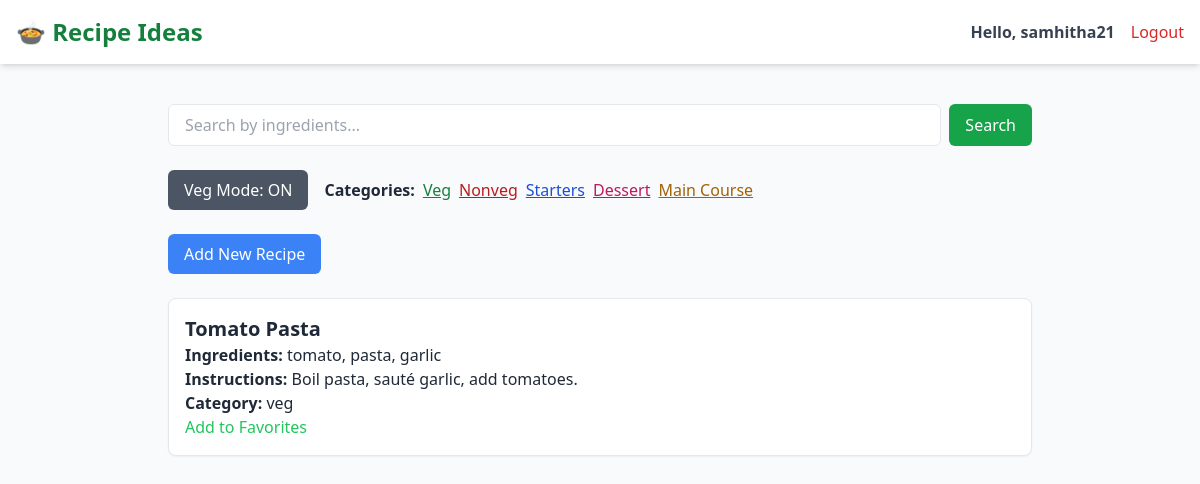
The page /recipes?category=veg (signed in) on the database its author committed.
### tables this page shows
CREATE TABLE users (
        id INTEGER PRIMARY KEY AUTOINCREMENT,
        username TEXT UNIQUE NOT NULL,
        password_hash TEXT NOT NULL
    );

CREATE TABLE recipes (
        id INTEGER PRIMARY KEY AUTOINCREMENT,
        title TEXT NOT NULL,
        ingredients TEXT NOT NULL,
        instructions TEXT NOT NULL,
        category TEXT NOT NULL
    );

### app.py (the view)
@app.route('/recipes', methods=['GET'])
@login_required
def show_recipes():
    query = request.args.get('search')
    category = request.args.get('category')
    conn = sqlite3.connect('recipes.db')
    cursor = conn.cursor()
    if query:
        cursor.execute("SELECT * FROM recipes WHERE ingredients LIKE ?", ('%' + query + '%',))
    elif category:
        cursor.execute("SELECT * FROM recipes WHERE LOWER(category) = LOWER(?)", (category,))
    else:
        cursor.execute("SELECT * FROM recipes")
    recipes = cursor.fetchall()
    conn.close()
    return render_template(
        'recipes.html',
        recipes=recipes,
        search=query,
        active_category=category,
        favorites=session.get('favorites', [])
    )

### app.py (called while the page is built)
@login_manager.user_loader
def load_user(user_id):
    conn = sqlite3.connect('recipes.db')
    cursor = conn.cursor()
    cursor.execute("SELECT id, username, password_hash FROM users WHERE id = ?", (user_id,))
    user = cursor.fetchone()
    conn.close()
    if user:
        return User(*user)
    return None

### templates/recipes.html (shortened to what this page needs)
<!DOCTYPE html>
<html lang="en">
<head>
    <script src="https://cdn.tailwindcss.com"></script>
</head>
<body class="bg-gray-50 text-gray-800">
    <nav class="bg-white shadow-md p-4 flex justify-between items-center mb-6">
        <h1 class="text-2xl font-bold text-green-700">🍲 Recipe Ideas</h1>
        <div class="flex items-center gap-4">
            {% if current_user.is_authenticated %}
                <span class="font-semibold text-gray-700">Hello, {{ current_user.username }}</span>
                <a href="{{ url_for('logout') }}" class="text-red-600 hover:underline">Logout</a>
            {% else %}
                <a href="{{ url_for('login') }}" class="text-blue-600 hover:underline">Login</a>
                <a href="{{ url_for('register') }}" class="text-blue-600 hover:underline">Register</a>
            {% endif %}
        </div>
    </nav>
    <div class="max-w-4xl mx-auto p-4">
        <form method="get" class="mb-6 flex gap-2">
            <input type="text" name="search" value="{{ search or '' }}" placeholder="Search by ingredients..." class="border px-4 py-2 rounded-md w-full">
            <button type="submit" class="bg-green-600 text-white px-4 py-2 rounded-md">Search</button>
        </form>
        <div class="flex flex-wrap gap-4 mb-6">
            {% if active_category == 'veg' %}
                <a href="/recipes" class="bg-gray-600 text-white px-4 py-2 rounded-md">Veg Mode: ON</a>
            {% else %}
                <a href="/recipes?category=veg" class="bg-green-600 text-white px-4 py-2 rounded-md">Veg Mode: OFF</a>
            {% endif %}
            <div class="flex flex-wrap gap-2 items-center">
                <span class="font-semibold">Categories:</span>
                <a href="/recipes?category=veg" class="text-green-700 underline">Veg</a>
                <a href="/recipes?category=nonveg" class="text-red-700 underline">Nonveg</a>
                <a href="/recipes?category=starters" class="text-blue-700 underline">Starters</a>
                <a href="/recipes?category=dessert" class="text-pink-700 underline">Dessert</a>
                <a href="/recipes?category=maincourse" class="text-yellow-700 underline">Main Course</a>
            </div>
        </div>
        <a href="/add" class="bg-blue-500 text-white px-4 py-2 rounded-md mb-6 inline-block">Add New Recipe</a>
        {% if recipes %}
            <ul class="space-y-4">
                {% for recipe in recipes %}
                    <li class="p-4 border rounded-lg shadow-sm bg-white">
                        <h2 class="text-xl font-semibold">{{ recipe[1] }}</h2>
                        <p><strong>Ingredients:</strong> {{ recipe[2] }}</p>
                        <p><strong>Instructions:</strong> {{ recipe[3] }}</p>
                        <p><strong>Category:</strong> {{ recipe[4] }}</p>
                        {% if recipe[0] in favorites %}
                            <a href="/unfavorite/{{ recipe[0] }}" class="text-red-500">Remove from Favorites</a>
                        {% else %}
                            <a href="/favorite/{{ recipe[0] }}" class="text-green-500">Add to Favorites</a>
                        {% endif %}
                    </li>
                {% endfor %}
            </ul>
        {% else %}
            <p>No recipes found.</p>
        {% endif %}
    </div>
</body>
</html>

### rows shown on the page
users: username "samhitha21"
recipes: title "Tomato Pasta", ingredients "tomato, pasta, garlic", instructions "Boil pasta, sauté garlic, add tomatoes.", category "veg"
